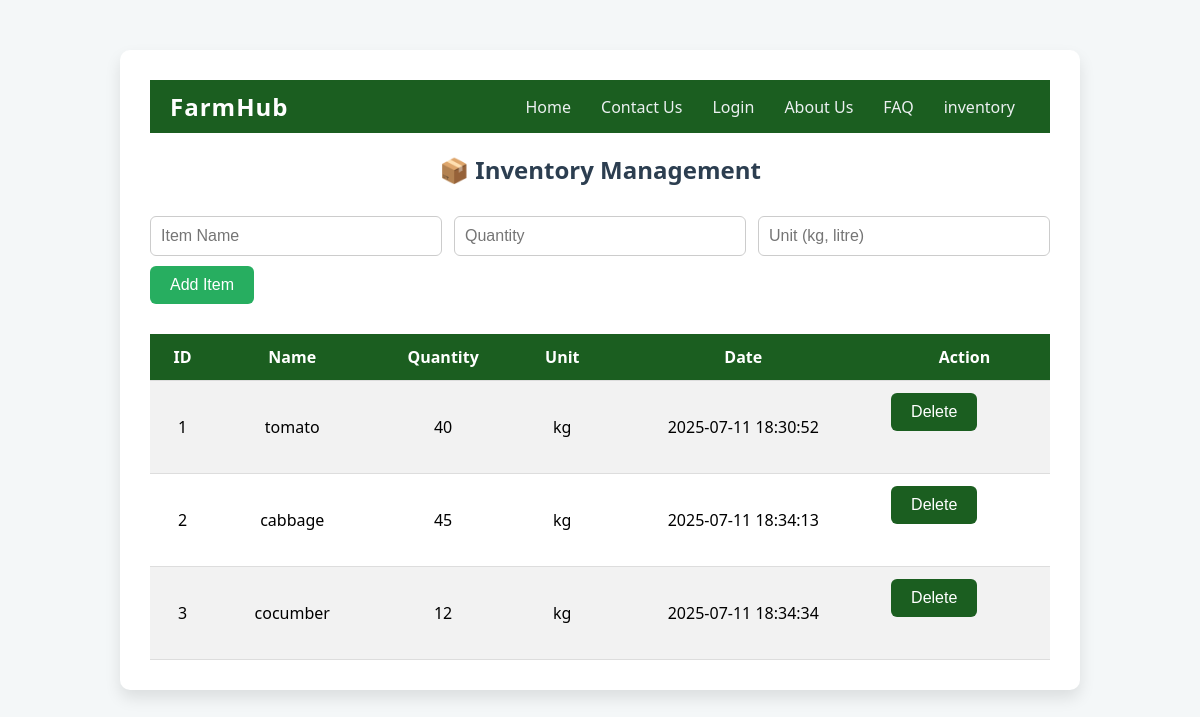
The app's page /inventory (signed in) with its own data.
### tables this page shows
CREATE TABLE inventory (
        id INTEGER PRIMARY KEY AUTOINCREMENT,
        item_name TEXT NOT NULL,
        quantity INTEGER NOT NULL,
        unit TEXT,
        date_added TEXT DEFAULT CURRENT_TIMESTAMP,
        user_id INTEGER NOT NULL,
        FOREIGN KEY(user_id) REFERENCES users(id)
    );

### app.py (the view)
@app.route('/inventory')
def inventory():
    if 'user_id' not in session:
        return redirect(url_for('login'))  # 🔐 Redirect to login if not logged in
    user_id = session['user_id']
    conn = get_db_connection()
    items = conn.execute('SELECT * FROM inventory WHERE user_id = ?', (user_id,)).fetchall()
    conn.close()
    return render_template('inventory.html', items=items)

### app.py (called while the page is built)
def get_db_connection():
    conn = sqlite3.connect('farmhub.db')
    conn.row_factory = sqlite3.Row
    return conn

### templates/inventory.html (shortened to what this page needs)
<!DOCTYPE html>
<html lang="en">
<head>
</head>
<body>
  <div class="container">
    <nav>
    <a href="#" class="logo">FarmHub</a>
    <ul>
      <li><a href="{{ url_for('home') }}">Home</a></li>
      <li><a href="{{ url_for('contact_us') }}">Contact Us</a></li>
      <li><a href="{{ url_for('login') }}">Login</a></li>
      <li><a href="{{ url_for('about_us') }}">About Us</a></li>
      <li><a href="{{ url_for('faq') }}">FAQ</a></li>
      <li><a href="{{ url_for('inventory') }}">inventory</a></li>
    </ul>
    </nav>
    <h2>📦 Inventory Management</h2>
    <form action="/add_inventory" method="POST">
      <input type="text" name="item_name" placeholder="Item Name" required>
      <input type="number" name="quantity" placeholder="Quantity" required>
      <input type="text" name="unit" placeholder="Unit (kg, litre)">
      <button type="submit">Add Item</button>
    </form>
    <table>
      <tr>
        <th>ID</th>
        <th>Name</th>
        <th>Quantity</th>
        <th>Unit</th>
        <th>Date</th>
        <th>Action</th>
      </tr>
      {% for item in items %}
      <tr>
        <td>{{ item[0] }}</td>
        <td>{{ item[1] }}</td>
        <td>{{ item[2] }}</td>
        <td>{{ item[3] }}</td>
        <td>{{ item[4] }}</td>
        <td>
          <form method="POST" action="/delete_inventory/{{ item[0] }}">
            <button type="submit" class="delete-btn">Delete</button>
          </form>
        </td>
      </tr>
      {% endfor %}
    </table>
  </div>
</body>
</html>

### templates/inventory.html (style rules this page uses)
body { font-family: 'Segoe UI', sans-serif; background-color: #f4f7f8; margin: 0; padding: 0; }
.container { max-width: 900px; margin: 50px auto; padding: 30px; background: #fff; box-shadow: 0 8px 16px rgba(0,0,0,0.1); border-radius: 10px; }
h2 { text-align: center; color: #2c3e50; margin-bottom: 30px; }
form { display: flex; flex-wrap: wrap; justify-content: space-between; margin-bottom: 30px; }
input[type="text"], input[type="number"] { width: 30%; padding: 10px; margin-bottom: 10px; border: 1px solid #ccc; border-radius: 6px; font-size: 16px; }
button { padding: 10px 20px; background-color: #27ae60; color: #fff; border: none; border-radius: 6px; font-size: 16px; cursor: pointer; transition: background-color 0.3s ease; }
table { width: 100%; border-collapse: collapse; text-align: center; }
th, td { padding: 12px; border-bottom: 1px solid #ddd; }
th { background-color: #1b5e20; color: white; }
tr:nth-child(even) { background-color: #f2f2f2; }
.delete-btn { background-color: #1b5e20; color: white; }
nav { background: #1b5e20; padding: 10px 20px; display: flex; justify-content: space-between; align-items: center; }
.logo { color: #fff; font-size: 24px; font-weight: bold; text-decoration: none; letter-spacing: 1px; }
nav ul { list-style: none; display: flex; margin: 0; padding: 0; }
nav ul li { margin: 0 15px; }
nav ul li a { color: #ecf0f1; text-decoration: none; font-size: 16px; transition: color 0.3s ease; }

### records on screen
inventory: id "1", item_name "tomato", quantity "40", unit "kg", date_added "2025-07-11 18:30:52"
inventory: id "2", item_name "cabbage", quantity "45", unit "kg", date_added "2025-07-11 18:34:13"
inventory: id "3", item_name "cocumber", quantity "12", unit "kg", date_added "2025-07-11 18:34:34"
